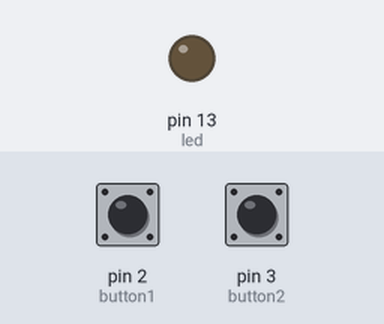
This sketch was run on a simulated Arduino Uno, built with avr-gcc and run on an emulated ATmega328P. Shown: output pins drawn as LEDs (lit = HIGH). The test bench sets the inputs (shaded band); at power-on: pin 3 (button2) HIGH, pin 2 (button1) HIGH.

Above: at 1.2 s.
1.3 s: pin 3 (button2) pulled LOW for 0.15 s
At 1.7 s:
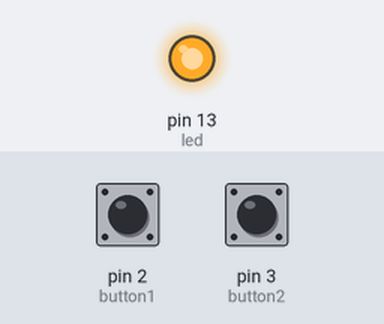
2.9 s: pin 2 (button1) pulled LOW for 0.15 s
At 4.1 s:
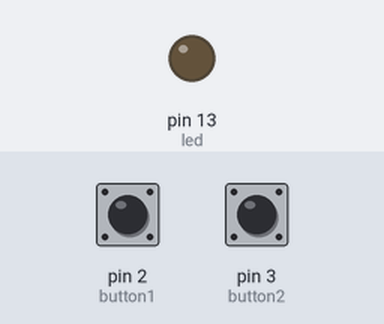
4.5 s: pin 3 (button2) pulled LOW for 1 s
At 5.4 s:
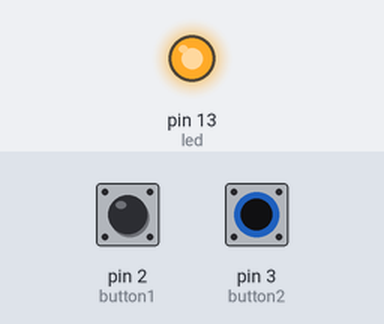
Timing chart, 0 to 7.5 s (numbered marks = the images above; inputs shaded):
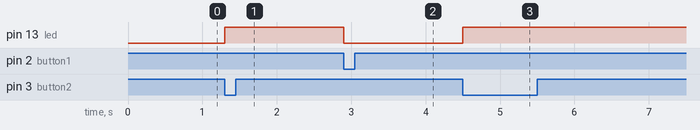

Measured:
- after the input at 1.3 s, pin 13 (led): LOW → HIGH at once
- after the input at 2.9 s, pin 13 (led): HIGH → LOW at once
- after the input at 4.5 s, pin 13 (led): LOW → HIGH at once

The sketch:

key.ino
```cpp
const int button1 = 2;
const int button2 = 3;
const int led = 13;
int bu1 = 0;
int bu2 = 0;

void setup() {
 pinMode(led,OUTPUT);
 pinMode(button1,INPUT_PULLUP);
 pinMode(button2,INPUT_PULLUP);
}

void loop() {
  bu1=digitalRead(button1);
  bu2=digitalRead(button2);
  if (bu1==LOW){
    digitalWrite(led,0);
    }
  else if (bu2==LOW){
   digitalWrite(led,1);
  }
}
```
